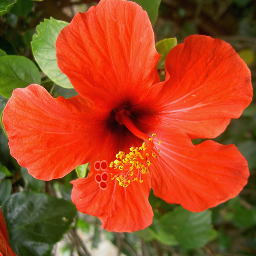
#> input picture image_et_filtre/TD2/AAA.png, 256 x 256 px
$ jupyter execute '2019-03-01 15h35m53s- template_TD1.ipynb'   (shell and % lines are left out)
#> lines starting #> are read from the running program, lines starting #| are printed output that depends on the picture
<div class="alert alert-info" role="alert">
<h4 class="alert-heading">Note séance 2: 8/10</h4>
</div>

<div class="alert alert-warning" role="alert">
Expliquer meiux la deuxime question, avec le formule mathematique.
</div>

Echantillonage 2D
========
TP1 séance 2-3
========
--------
Combal Quentin

Cocogne Romain

[cell 1]
import numpy as np
import matplotlib.pyplot as plt
import cv2

 1) Programmez la decimation:

   Faire une fonction pour la decimation.

   Appliquer la fonction de decimation et montrer les images avant et apres decimation.

décimation: on sous-échantillonne l'image.

[cell 2]
#input: img tableau d'entiers correspondant a une image, dec facteur de decimation
#output: tableau d'entiers correspondant à l'image d'origine sous-echantillonnee
def decimation (img, dec):
    return img[1:img.shape[0]:dec,1:img.shape[1]:dec]

On test la fonction avec plusieur images. on observe bien le résultat attendu. C'est à dire une baisse de résolution des images et des pertes d'information.

[cell 3]
#input: img_name nom du fichier image
#ouput: sur sortie standard, images avec different degres de decimation
def test_decim(img_name):
#> called with img_name = 'AAA.png'
    img = cv2.imread(img_name)
#> img is the input picture: shape (256, 256, 3); mean B, G, R 32.6, 71.7, 166.1
    plt.figure(1)
    plt.imshow(cv2.cvtColor(img, cv2.COLOR_BGR2RGB))
    plt.title('image originale'), plt.xticks([]), plt.yticks([])
    for i in range(2,5):
        plt.figure(i)
        plt.imshow(cv2.cvtColor(decimation(img,pow(2,i)), cv2.COLOR_BGR2RGB))
        plt.title('decimation de facteur '+str(pow(2,i))), plt.xticks([]), plt.yticks([])
    plt.show()
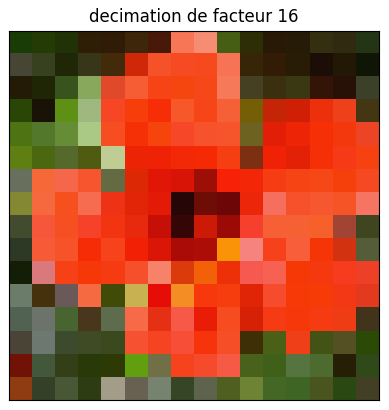
#> figure drawn by matplotlib, 1 panel

[cell 4]
test_decim('AAA.png')

[cell 5]
test_decim('imageCercles.png')
#> call 2 of test_decim, with img_name = 'imageCercles.png'
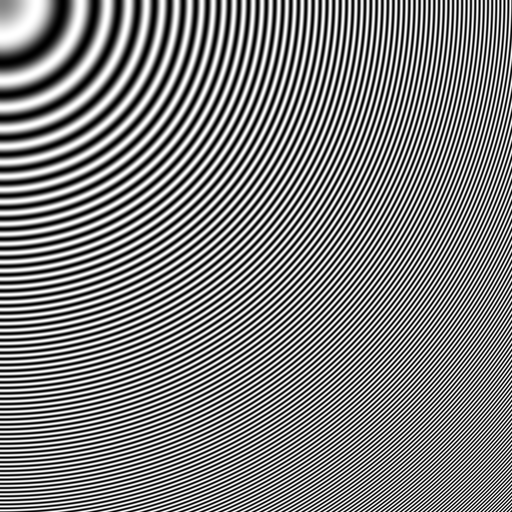
#> input picture image_et_filtre/TD2/imageCercles.png, 512 x 512 px
#> in test_decim, img is the input picture: shape (512, 512, 3); min 0, max 255, mean 127.8
#> in test_decim (call 2), `plt.show()`:
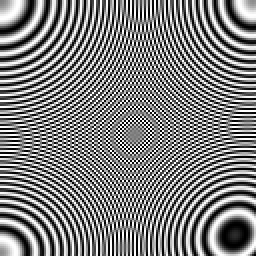
#> shown: shape (128, 128, 3) (shown 2 times larger); min 0, max 255, mean 127.8
#> in test_decim (call 2), `plt.show()`:
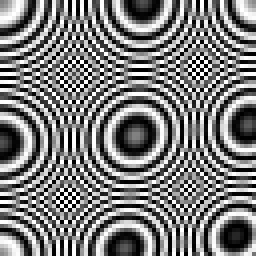
#> shown: shape (64, 64, 3) (shown 4 times larger); min 0, max 255, mean 124.3

[cell 6]
test_decim('imageSinus.png')
#> call 3 of test_decim, with img_name = 'imageSinus.png'
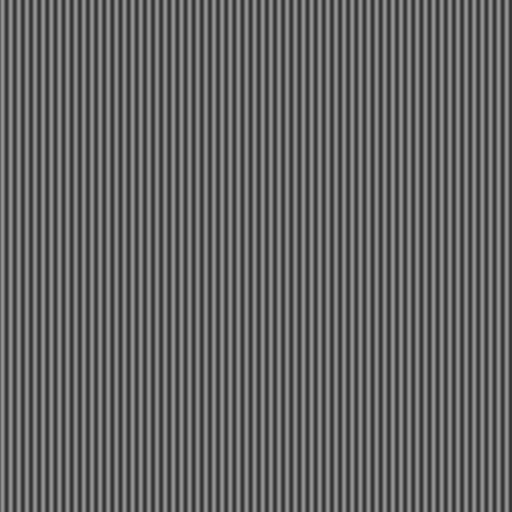
#> input picture image_et_filtre/TD2/imageSinus.png, 512 x 512 px
#> in test_decim, img is the input picture: shape (512, 512, 3); min 50, max 150, mean 100
#> in test_decim (call 3), `plt.show()`:
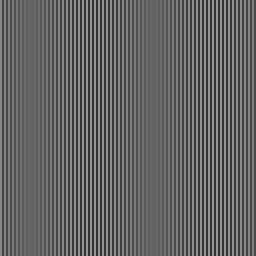
#> shown: shape (128, 128, 3) (shown 2 times larger); min 50, max 150, mean 100
#> in test_decim (call 3), `plt.show()`:
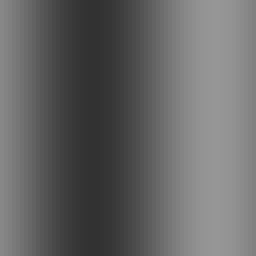
#> shown: shape (64, 64, 3) (shown 4 times larger); min 50, max 150, mean 101.3

2) Examinez le contenu de l’image du sinus avant et après décimation dans le domaine spectral. Indiquez
le phénomène en termes mathématiques.

[cell 7]
#input: le facteur de decimation
#output: sur la sortie standard, le decimee et son spectre frequentiel
def sinus_spectre (dec):
#> called with dec = 1
    img = cv2.imread('imageSinus.png',0)
#> img: shape (512, 512); min 50, max 150, mean 100
    img=decimation(img,dec)
    f = np.fft.fft2(img)
    fshift = np.fft.fftshift(f)
    magnitude_spectrum = 20*np.log(np.abs(fshift+1e-8))
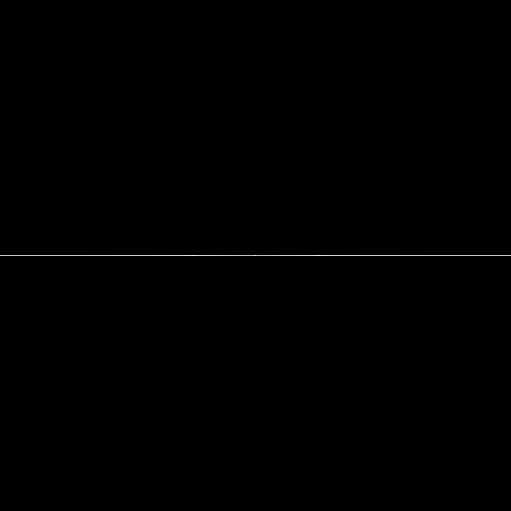
#> magnitude_spectrum: shape (511, 511) float64; min -369.9, max 341.6, mean -367.3; drawn with min black and max white

    plt.figure(1),plt.imshow(img, cmap = 'gray')
    plt.title('sinus'), plt.xticks([]), plt.yticks([])
    plt.figure(2),plt.plot(magnitude_spectrum[int(magnitude_spectrum.shape[1]/2)])
    plt.title('Magnitude Spectrum')
    plt.show()
#> figure, not shown here; curve peaks at x = 255, y = 341.6

On observe bien le spectre du sinus. On voit la composante continue en 0 et les deux dirac en environ +/- 100Hz.
<font color='red'>Expliquez mieux</font>

[cell 8]
sinus_spectre(1)

On remarque qu'ici les fréquences des dirac sont différentes (environ +/-60Hz). De plus les amplitudes des dirac sont modifiées. On observe donc le phénomène de repliement.

[cell 9]
sinus_spectre(4)

Ici les dirac caractéristiques du sinus ont disparu, on ne voit que la composante continue. Il semble donc que tous les dirac sont confondus. Le phénomène de repliement est bien mis en évidence

[cell 10]
sinus_spectre(8)

On observe de nouveau les 3 dirac distinctement. Cela confirme qu'ils étaient confondus sont le spectre précédent.

[cell 11]
sinus_spectre(9)
#> call 4 of sinus_spectre, with dec = 9
#> in decimation (call 13), `return img[1:img.shape[0]:dec,1:img.shape[1]:dec]`:
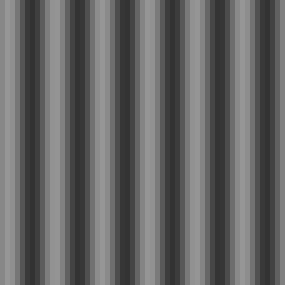
#> returned value: shape (57, 57) (shown 5 times larger); min 50, max 150, mean 100.4
#> in sinus_spectre (call 4), `plt.show()`:
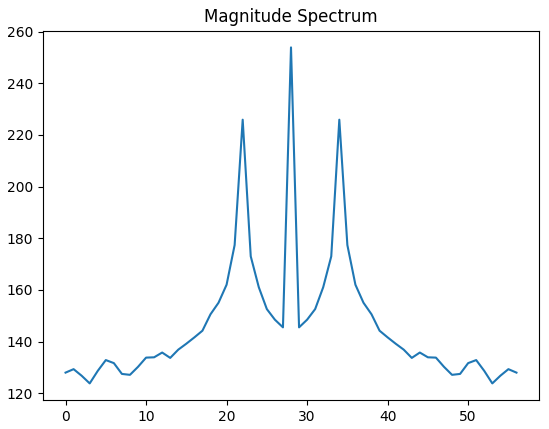
#> figure drawn by matplotlib, 1 panel; curve peaks at x = 28, y = 253.9
